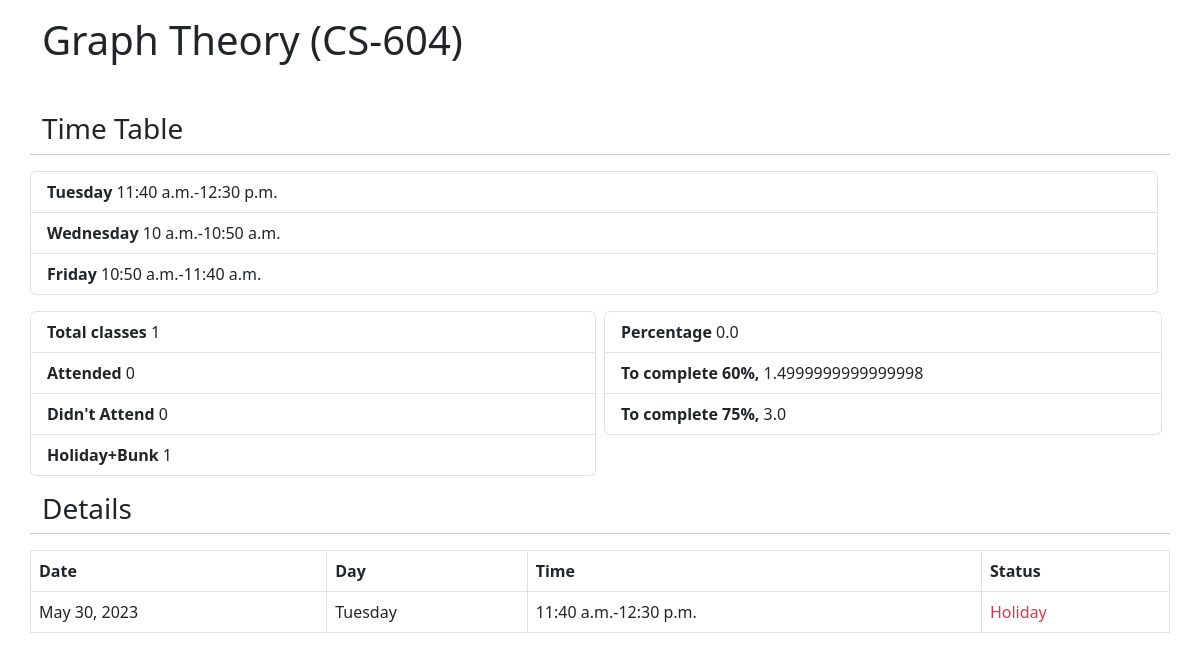
The page /report/8 on the database its author committed.
### app/models.py (models this page shows, shortened)
class Subject(models.Model):
    id=models.AutoField(primary_key=True)
    name = models.CharField(max_length=100)
    subject_code = models.CharField(max_length=10)
    student= models.ForeignKey("Student", on_delete=models.CASCADE,null=True)

class Timetable(models.Model):
    id=models.AutoField(primary_key=True)
    sid=models.ForeignKey(Subject, on_delete=models.CASCADE,null=True)
    day = models.ForeignKey(Day,on_delete=models.CASCADE,null=True)
    time_slot = models.ForeignKey(TimeSlot, on_delete=models.CASCADE,null=True)

class Day(models.Model):
    id=models.AutoField(primary_key=True)
    name = models.CharField(max_length=20)

class TimeSlot(models.Model):
    id=models.AutoField(primary_key=True)
    start_time = models.TimeField()
    duration = models.DurationField()
    @property
    def end_time(self):
        end = datetime.datetime.combine(datetime.date.today(), self.start_time) + self.duration
        return end.time()

class Attendance(models.Model):
    id=models.AutoField(primary_key=True)
    date=models.DateField(default=datetime.date.today)
    roll=models.ForeignKey(Student, on_delete=models.CASCADE,null=True)
    timetable=models.ForeignKey(Timetable, on_delete=models.CASCADE,null=True)
    status=models.ForeignKey("Status", on_delete=models.CASCADE,null=True)

### app/views.py (the view)
# urls.py: path("report/<subject_id>", views.report, name="attendance"),
def report(request, subject_id):
    subject = Subject.objects.get(id=subject_id)
    time_table = Timetable.objects.filter(sid_id=subject_id).all()
    attendances = Attendance.objects.filter(timetable__in=time_table).all()
    total=0
    present=0
    absent=0
    holiday=0
    percentage = 0
    to_75 = 0
    to_60 = 0
    for a in attendances:
        total+=1
        if a.status_id==1:
            present+=1
        elif a.status_id==2:
            absent+=1
        elif a.status_id==3:
            holiday+=1
    if total>0:
        percentage = (present/total)*100
        percentage = round(percentage, 2)
        to_75 = (0.75*total - present)/0.25
        to_60 = (0.60*total - present)/0.40
    context = {"attendances" : attendances,"subject":subject, "time_table":time_table, "to_75": to_75, "to_60": to_60, "total": total, "present": present, "absent": absent, "holiday": holiday, "percentage": percentage}
    return render(request, "report.html", context=context)

### app/templates/report.html (shortened to what this page needs)
{% extends "base.html" %}
{% block body %}
<div class="container mt-3">
    <h1>{{subject.name}} ({{subject.subject_code}})</h1>
    <div class="row mt-5">
        <h3>Time Table</h3>
        <hr>
        <ul class="list-group">
            {% for tt in time_table %}
            <li class="list-group-item">
                <span class="fw-bold">{{tt.day.name}}</span> {{tt.time_slot.start_time}}-{{tt.time_slot.end_time}}
            </li>
            {% endfor %}
    </div>
    {% if total > 0 %}
    <div class="row mt-3">
        <div class="col-6 p-0 pe-1">
            <ul class="list-group">
                <li class="list-group-item">
                    <span class="fw-bold">Total classes</span> {{total}}
                </li>
                <li class="list-group-item">
                    <span class="fw-bold">Attended</span> {{present}}
                </li>
                <li class="list-group-item">
                    <span class="fw-bold">Didn't Attend</span> {{absent}}
                </li>
                <li class="list-group-item">
                    <span class="fw-bold">Holiday+Bunk</span> {{holiday}}
                </li>
            </ul>
        </div>
        <div class="col-6 p-0 ps-1 pe-2">
            <ul class="list-group">
                <li class="list-group-item">
                    <span class="fw-bold">Percentage</span> {{percentage}}
                </li>
                <li class="list-group-item">
                    <span class="fw-bold">To complete 60%, </span> {{to_60}}
                </li>
                <li class="list-group-item">
                    <span class="fw-bold">To complete 75%, </span> {{to_75}}
                </li>
            </ul>
        </div>
    </div>
    <div class="row mt-3">
        <h3>Details</h3>
        <hr>
        <table class="table table-bordered">
            <thead>
                <tr>
                    <th>Date</th>
                    <th>Day</th>
                    <th>Time</th>
                    <th>Status</th>
                </tr>
            </thead>
            <tbody>
                {% for a in attendances %}
                <tr>
                    <td>
                        {{a.date}}
                    </td>
                    <td>
                        {{a.timetable.day.name}}
                    </td>
                    <td>
                        {{a.timetable.time_slot.start_time}}-{{a.timetable.time_slot.end_time}}
                    </td>
                    <td>
                        {% if a.status_id == 1 %}
                        <span class="text-success">Present</span>
                        {% elif a.status_id == 2 %}
                        <span class="text-secondary">Absent</span>
                        {% elif a.status_id == 3 %}
                        <span class="text-danger">Holiday</span>
                        {% endif %}
                    </td>
                </tr>
                {% endfor %}
            </tbody>
        </table>
    </div>
    {% else %}
    <h2 class=" mt-3 text-center">No classes until now !</h2>
    {% endif %}
</div>
{% endblock %}

### rows shown on the page
Subject: name "Graph Theory", subject_code "CS-604"
Timetable: day.name "Tuesday", time_slot.start_time "11:40 a.m.", time_slot.end_time "12:30 p.m."
Timetable: day.name "Wednesday", time_slot.start_time "10 a.m.", time_slot.end_time "10:50 a.m."
Timetable: day.name "Friday", time_slot.start_time "10:50 a.m.", time_slot.end_time "11:40 a.m."
Attendance: date "May 30, 2023", timetable.day.name "Tuesday", timetable.time_slot.start_time "11:40 a.m.", timetable.time_slot.end_time "12:30 p.m.", shows "Holiday"

### other values the page prints
{{ total }} "1"
{{ present }} "0"
{{ absent }} "0"
{{ holiday }} "1"
{{ percentage }} "0.0"
{{ to_60 }} "1.4999999999999998"
{{ to_75 }} "3.0"
